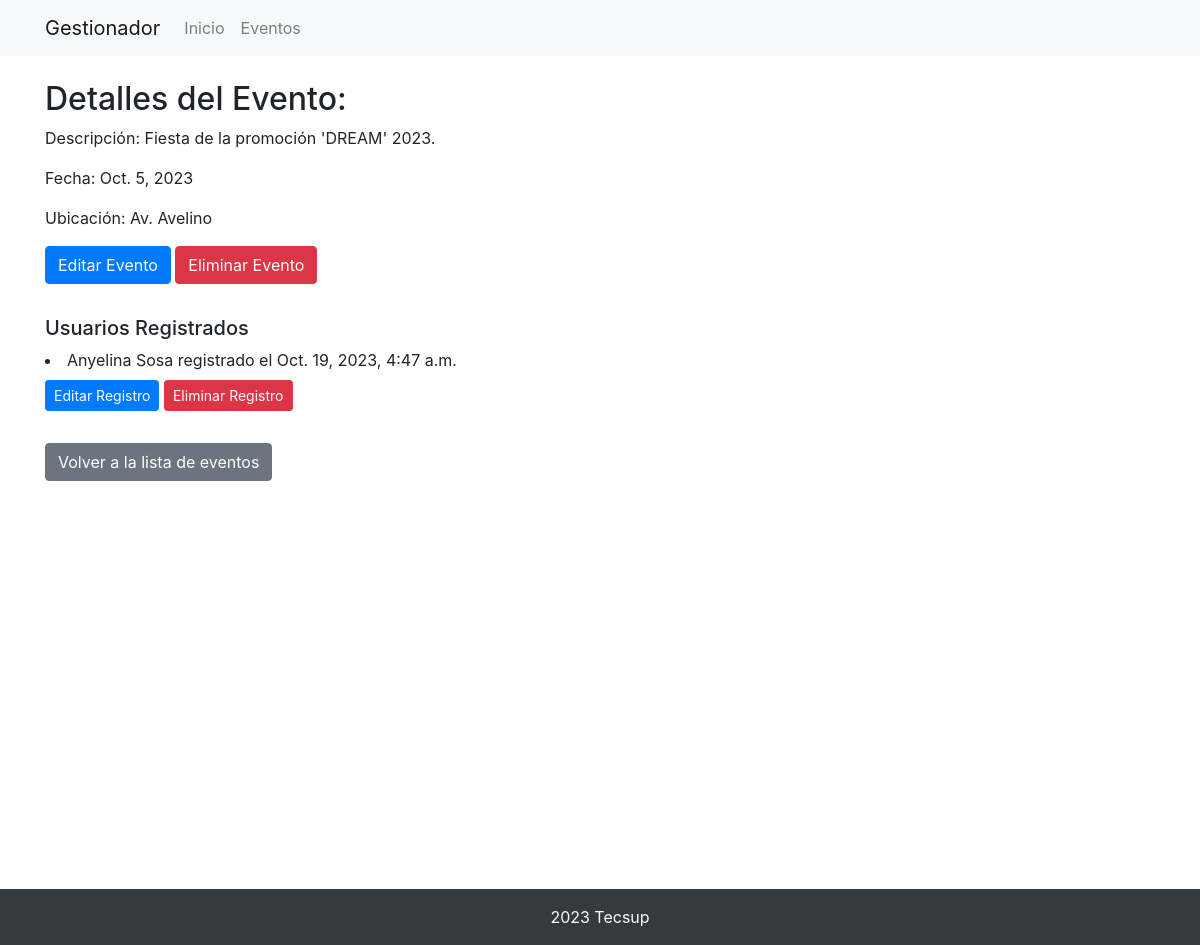
The page /eventos/eventos/5/ on the database its author committed.
### eventos/models.py (models this page shows, shortened)
class Evento(models.Model):
    titulo = models.CharField(max_length=100)
    descripcion = models.TextField(max_length=200, default='descp default')
    fecha = models.DateField()
    ubicacion = models.CharField(max_length=200)
    usuario = models.ForeignKey(Usuario, on_delete=models.CASCADE, default=None)

class RegistroEvento(models.Model):
    usuario = models.ForeignKey(Usuario, on_delete=models.CASCADE)
    evento = models.ForeignKey(Evento, on_delete=models.CASCADE)
    fecha_registro = models.DateTimeField(auto_now_add=True)

class Usuario(models.Model):
    nombre = models.CharField(max_length=100)
    edad = models.IntegerField()
    correo = models.EmailField()
    direccion = models.CharField(max_length=200)

### eventos/views.py (the view)
# urls.py: path('eventos/<int:evento_id>/', views.detalle_evento, name='detalle_evento'),
def detalle_evento(request, evento_id):
    evento = Evento.objects.get(pk=evento_id)
    registros = RegistroEvento.objects.filter(evento=evento)
    return render(request, 'eventos/detalle_evento.html', {'evento': evento, 'registros': registros})

### eventos/templates/eventos/detalle_evento.html
{% extends "eventos/base.html" %}
{% block content %}
  <h2>Detalles del Evento: {{ evento.nombre }}</h2>
  <p>Descripción: {{ evento.descripcion }}</p>
  <p>Fecha: {{ evento.fecha }}</p>
  <p>Ubicación: {{ evento.ubicacion }}</p>
  <a href="{% url 'editar_evento' evento.id %}" class="btn btn-primary">Editar Evento</a>
  <a href="{% url 'eliminar_evento' evento.id %}" class="btn btn-danger">Eliminar Evento</a>
  <h5 style="margin-top: 2rem;">Usuarios Registrados</h5>
    {% for registro in registros %}
      <li>{{ registro.usuario.nombre }} registrado el {{ registro.fecha_registro }}</li>
      <a href="{% url 'editar_registro_evento' registro.id %}" class="btn btn-sm btn-primary" style="margin-top: 0.5rem;">Editar Registro</a>
      <a href="{% url 'eliminar_registro_evento' registro.id %}" class="btn btn-sm btn-danger" style="margin-top: 0.5rem;">Eliminar Registro</a>
    {% endfor %}
  <div style="margin-top: 2rem;">
    <a href="{% url 'lista_eventos' %}" class="btn btn-secondary">Volver a la lista de eventos</a>
  </div>
{% endblock %}

### rows shown on the page
Evento: descripcion "Fiesta de la promoción 'DREAM' 2023.", fecha "Oct. 5, 2023", ubicacion "Av. Avelino"
RegistroEvento: usuario.nombre "Anyelina Sosa", fecha_registro "Oct. 19, 2023, 4:47 a.m."
